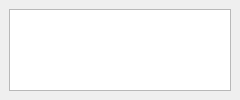
<?xml version="1.0" encoding="UTF-8"?>
<ui version="4.0">
 <class>QtVGM</class>
 <widget class="QMainWindow" name="QtVGM">
  <property name="geometry">
   <rect>
    <x>0</x>
    <y>0</y>
    <width>240</width>
    <height>100</height>
   </rect>
  </property>
  <property name="minimumSize">
   <size>
    <width>240</width>
    <height>100</height>
   </size>
  </property>
  <property name="maximumSize">
   <size>
    <width>800</width>
    <height>200</height>
   </size>
  </property>
  <property name="windowTitle">
   <string>QtVGM</string>
  </property>
  <widget class="QWidget" name="centralwidget">
   <layout class="QVBoxLayout" name="verticalLayout">
    <item>
     <widget class="QTextEdit" name="textEdit">
      <property name="readOnly">
       <bool>true</bool>
      </property>
     </widget>
    </item>
   </layout>
  </widget>
  <widget class="QMenuBar" name="menubar">
   <property name="enabled">
    <bool>false</bool>
   </property>
   <property name="geometry">
    <rect>
     <x>0</x>
     <y>0</y>
     <width>240</width>
     <height>21</height>
    </rect>
   </property>
  </widget>
 </widget>
 <resources/>
 <connections/>
</ui>
